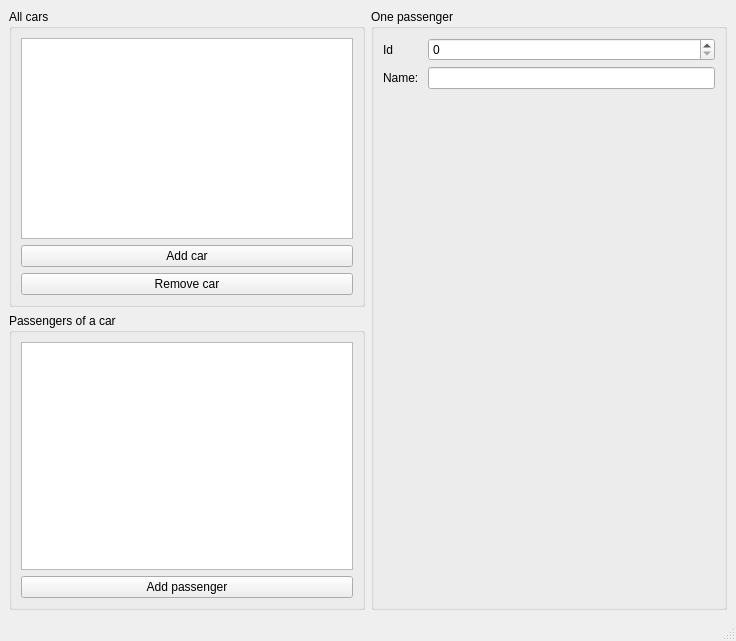
<?xml version="1.0" encoding="UTF-8"?>
<ui version="4.0">
 <class>MainWindow</class>
 <widget class="QMainWindow" name="MainWindow">
  <property name="geometry">
   <rect>
    <x>0</x>
    <y>0</y>
    <width>736</width>
    <height>641</height>
   </rect>
  </property>
  <property name="windowTitle">
   <string>MainWindow</string>
  </property>
  <widget class="QWidget" name="centralwidget">
   <layout class="QHBoxLayout" name="horizontalLayout">
    <item>
     <layout class="QVBoxLayout" name="verticalLayout_3">
      <item>
       <widget class="QGroupBox" name="groupBox_2">
        <property name="title">
         <string>All cars</string>
        </property>
        <layout class="QVBoxLayout" name="verticalLayout">
         <item>
          <widget class="QListView" name="carListView"/>
         </item>
         <item>
          <widget class="QPushButton" name="addCarPushButton">
           <property name="text">
            <string>Add car</string>
           </property>
          </widget>
         </item>
         <item>
          <widget class="QPushButton" name="removeCarPushButton">
           <property name="text">
            <string>Remove car</string>
           </property>
          </widget>
         </item>
        </layout>
       </widget>
      </item>
      <item>
       <widget class="QGroupBox" name="groupBox">
        <property name="title">
         <string>Passengers of a car</string>
        </property>
        <layout class="QVBoxLayout" name="verticalLayout_2">
         <item>
          <widget class="QListView" name="passengerListView">
           <property name="editTriggers">
            <set>QAbstractItemView::EditKeyPressed</set>
           </property>
          </widget>
         </item>
         <item>
          <widget class="QPushButton" name="addPassengerPushButton">
           <property name="text">
            <string>Add passenger</string>
           </property>
          </widget>
         </item>
        </layout>
       </widget>
      </item>
     </layout>
    </item>
    <item>
     <widget class="QGroupBox" name="groupBox_3">
      <property name="title">
       <string>One passenger</string>
      </property>
      <layout class="QVBoxLayout" name="verticalLayout_4">
       <item>
        <layout class="QFormLayout" name="formLayout">
         <item row="0" column="0">
          <widget class="QLabel" name="idLabel">
           <property name="text">
            <string>Id</string>
           </property>
          </widget>
         </item>
         <item row="0" column="1">
          <widget class="QSpinBox" name="idSpinBox"/>
         </item>
         <item row="1" column="0">
          <widget class="QLabel" name="nameLabel">
           <property name="text">
            <string>Name: </string>
           </property>
          </widget>
         </item>
         <item row="1" column="1">
          <widget class="QLineEdit" name="nameLineEdit"/>
         </item>
        </layout>
       </item>
      </layout>
     </widget>
    </item>
   </layout>
  </widget>
  <widget class="QMenuBar" name="menubar">
   <property name="geometry">
    <rect>
     <x>0</x>
     <y>0</y>
     <width>736</width>
     <height>24</height>
    </rect>
   </property>
  </widget>
  <widget class="QStatusBar" name="statusbar"/>
 </widget>
 <resources/>
 <connections/>
</ui>
